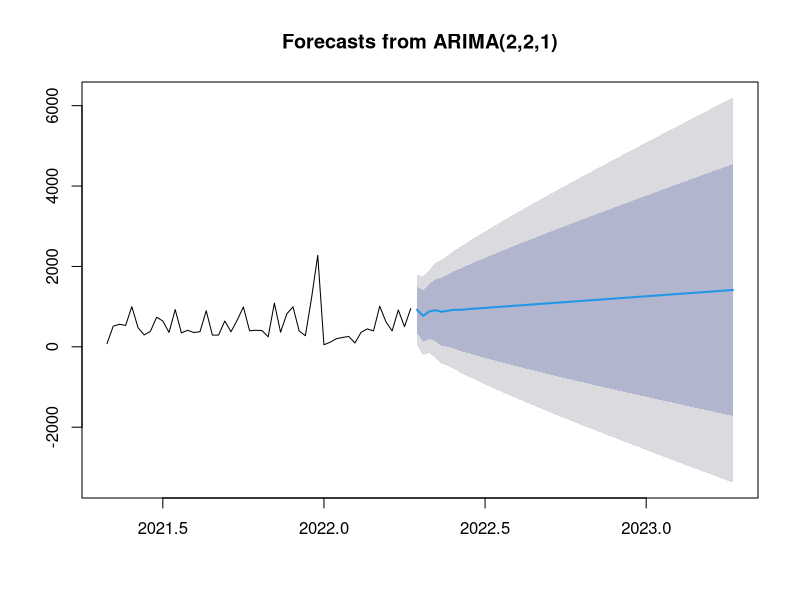
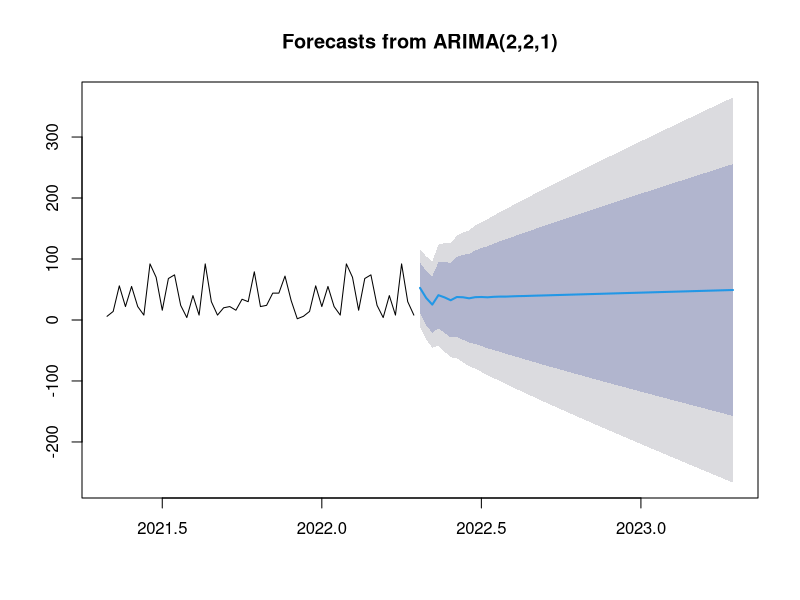
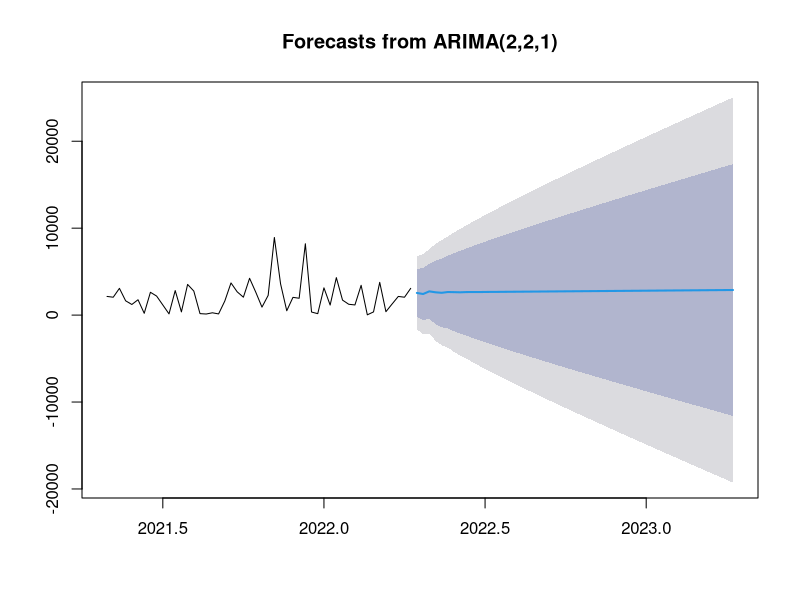
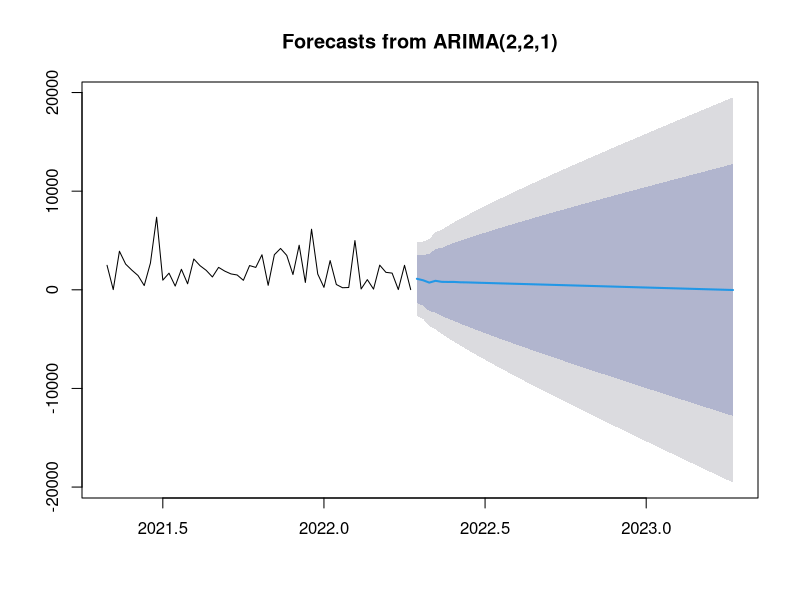
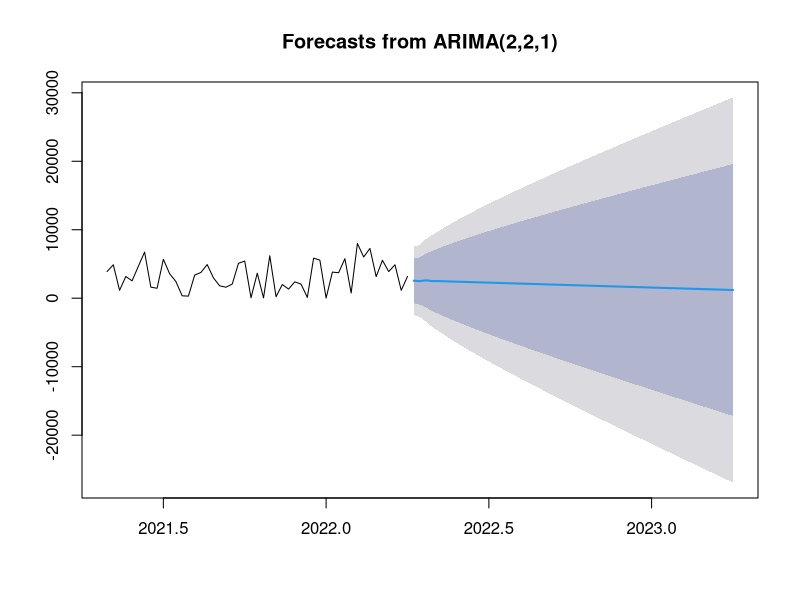
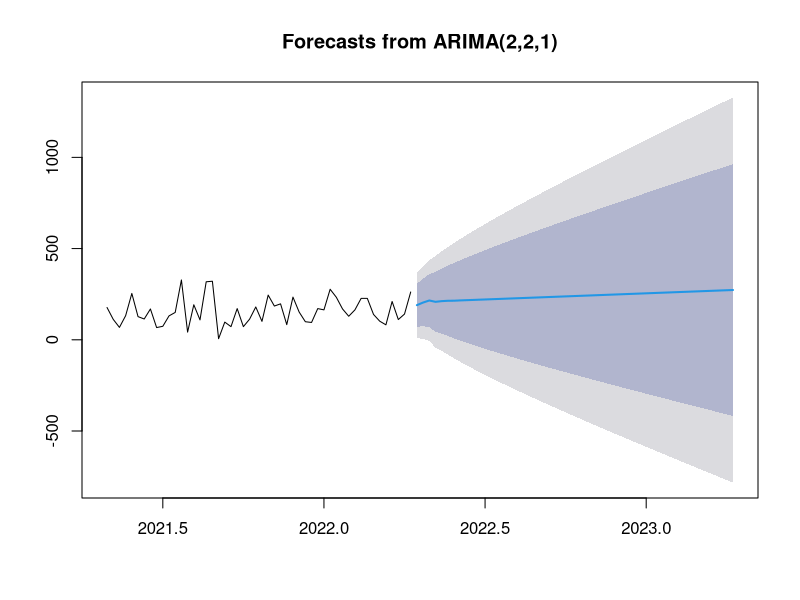
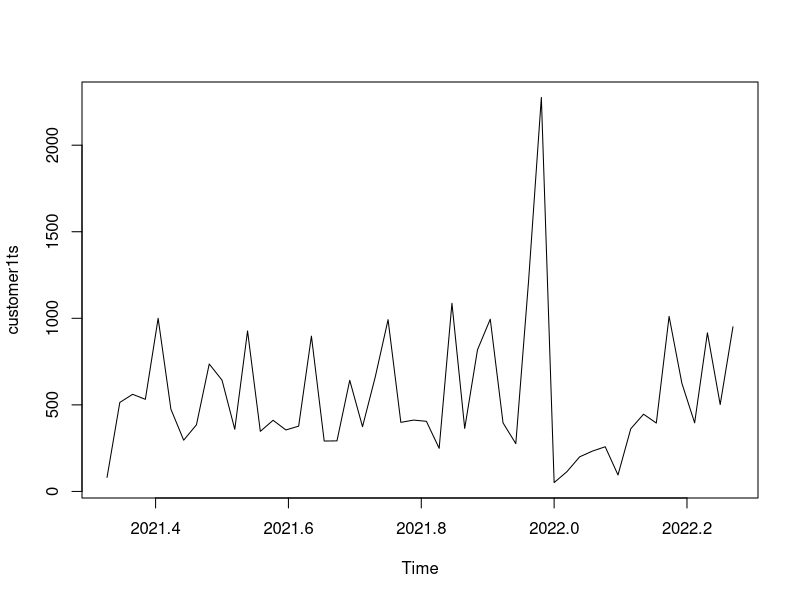
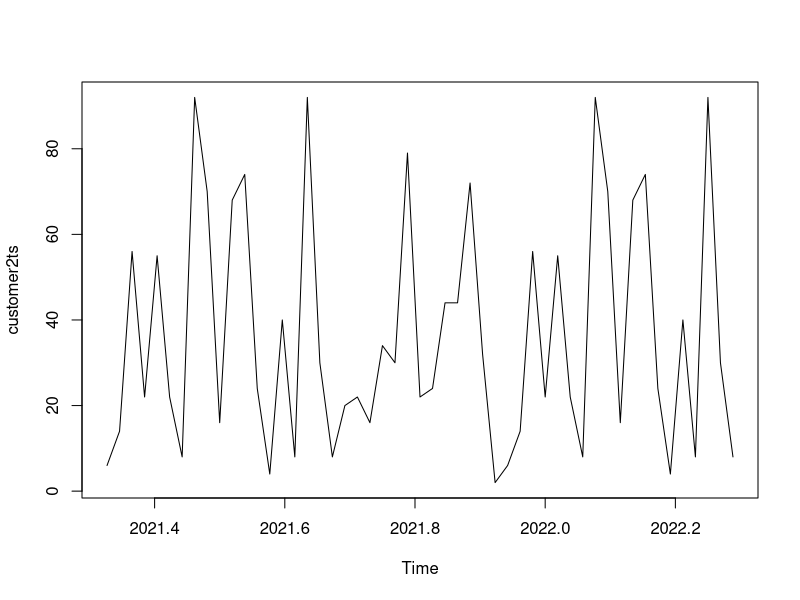

The R source for these figures, in order:
## ---- chunk 1
library(tidyverse)
library(lubridate)
forecast_data <- read_csv("ActualConsumptionForAnalysis.csv")
library(stats)
library(zoo)
library(forecast)
library(ggplot2)

## ---- chunk 2
##create customer objects

customer1 <- filter(forecast_data, Customer == "Customer 1")
customer2 <- filter(forecast_data, Customer == "Customer 2")
customer3 <- filter(forecast_data, Customer == "Customer 3")
customer4 <- filter(forecast_data, Customer == "Customer 4")
customer5 <- filter(forecast_data, Customer == "Customer 5")
customer6 <- filter(forecast_data, Customer == "Customer 6")


## ---- chunk 3
customer1$Date <- mdy(customer1$Date)
customer2$Date <- mdy(customer2$Date)
customer3$Date <- mdy(customer3$Date)
customer4$Date <- mdy(customer4$Date)
customer5$Date <- mdy(customer5$Date)
customer6$Date <- mdy(customer6$Date)
## ---- chunk 4
customer1 <- customer1 %>%
    mutate(week = week(Date),
           year  = year(Date)) %>%
    mutate(week_year = paste(week, year, sep = "-")) %>%
    select(-week,-year) %>% 
    group_by(week_year) %>%
    summarise(Quantity = sum(Quantity))

customer1ts <- ts(customer1$Quantity, frequency = 52, start = c(2021,18), end = c(2022, 15))

## ---- chunk 5
#customer2 <- customer2 %>%
#    mutate(week = week(Date),
#           year  = year(Date)) %>%
#    mutate(week_year = paste(week, year, sep = "-")) %>% 
#    group_by(week_year) %>%
#    summarise(Quantity = sum(Quantity))
## ---- chunk 6
customer2 <- customer2 %>%
    mutate(week = week(Date),
           year  = year(Date)) %>%
    mutate(week_year = paste(week, year, sep = "-")) %>%
    select(-week,-year) %>% 
    group_by(week_year) %>%
    summarise(Quantity = sum(Quantity))

customer2ts <- ts(customer2$Quantity, frequency = 52, start = c(2021,18), end = c(2022, 16))

## ---- chunk 7
customer3 <- customer3 %>%
    mutate(week = week(Date),
           year  = year(Date)) %>%
    mutate(week_year = paste(week, year, sep = "-")) %>%
    select(-week,-year) %>% 
    group_by(week_year) %>%
    summarise(Quantity = sum(Quantity))

customer3ts <- ts(customer3$Quantity, frequency = 52, start = c(2021,18), end = c(2022, 15))
## ---- chunk 8
customer4 <- customer4 %>%
    mutate(week = week(Date),
           year  = year(Date)) %>%
    mutate(week_year = paste(week, year, sep = "-")) %>%
    select(-week,-year) %>% 
    group_by(week_year) %>%
    summarise(Quantity = sum(Quantity))

customer4ts <- ts(customer4$Quantity, frequency = 52, start = c(2021,18), end = c(2022, 15))
## ---- chunk 9
customer5 <- customer5 %>%
    mutate(week = week(Date),
           year  = year(Date)) %>%
    mutate(week_year = paste(week, year, sep = "-")) %>%
    select(-week,-year) %>% 
    group_by(week_year) %>%
    summarise(Quantity = sum(Quantity))

customer5ts <- ts(customer5$Quantity, frequency = 52, start = c(2021,18), end = c(2022, 14))
## ---- chunk 10
customer6 <- customer6 %>%
    mutate(week = week(Date),
           year  = year(Date)) %>%
    mutate(week_year = paste(week, year, sep = "-")) %>%
    select(-week,-year) %>% 
    group_by(week_year) %>%
    summarise(Quantity = sum(Quantity))

customer6ts <- ts(customer6$Quantity, frequency = 52, start = c(2021,18), end = c(2022, 15))
## ---- chunk 11
#customer1 %>% 
#ggplot(aes(x = week_year, y = Quantity, group = week_year)) +
#geom_area(aes(fill = week_year), position = "stack") +
#labs(title = "Quantity Sold: Week Plot", x = "", y = "Sales",
#subtitle = "Customer1") +
#scale_y_continuous()
## ---- chunk 12



c1Arima <- arima(customer1ts,order=c(2,2,1))

c1Forecast <- forecast(c1Arima, h =52)
plot(c1Forecast)

c2Arima <- arima(customer2ts,order=c(2,2,1))

c2Forecast <- forecast(c2Arima, h =52)
plot(c2Forecast)

c3Arima <- arima(customer3ts,order=c(2,2,1))

c3Forecast <- forecast(c3Arima, h =52)
plot(c3Forecast)

c4Arima <- arima(customer4ts,order=c(2,2,1))

c4Forecast <- forecast(c4Arima, h =52)
plot(c4Forecast)

c5Arima <- arima(customer5ts,order=c(2,2,1))

c5Forecast <- forecast(c5Arima, h =52)
plot(c5Forecast)

c6Arima <- arima(customer6ts,order=c(2,2,1))

c6Forecast <- forecast(c6Arima, h =52)
plot(c6Forecast)
## ---- chunk 13
plot(customer1ts)
plot(customer2ts)
plot(customer3ts)
plot(customer4ts)
plot(customer5ts)
plot(customer6ts)

## ---- chunk 14
#regression



# add a regression line to the scatterplot
ggplot(data = customer1ts, aes(x = time(customer1ts), y = customer1ts)) +
  geom_point() +
  geom_smooth(method = "lm", se = FALSE)



# add a regression line to the scatterplot
ggplot(data = customer2ts, aes(x = time(customer2ts), y = customer2ts)) +
  geom_point() +
  geom_smooth(method = "lm", se = FALSE)



# add a regression line to the scatterplot
ggplot(data = customer3ts, aes(x = time(customer3ts), y = customer3ts)) +
  geom_point() +
  geom_smooth(method = "lm", se = FALSE)


# add a regression line to the scatterplot
ggplot(data = customer4ts, aes(x = time(customer4ts), y = customer4ts)) +
  geom_point() +
  geom_smooth(method = "lm", se = FALSE)



# add a regression line to the scatterplot
ggplot(data = customer5ts, aes(x = time(customer5ts), y = customer5ts)) +
  geom_point() +
  geom_smooth(method = "lm", se = FALSE)



# add a regression line to the scatterplot
ggplot(data = customer6ts, aes(x = time(customer6ts), y = customer6ts)) +
  geom_point() +
  geom_smooth(method = "lm", se = FALSE)


## ---- chunk 15
# use the ets() function from the forecast package to fit an ETS model to the time series
etsC1 <- ets(customer1ts)
etsC2 <- ets(customer2ts)
etsC3 <- ets(customer3ts)
etsC4 <- ets(customer4ts)
etsC5 <- ets(customer5ts)
etsC6 <- ets(customer6ts)

etsC1forecast <- forecast(etsC1, h= 12)
etsC2forecast <- forecast(etsC2, h= 12)
etsC3forecast <- forecast(etsC3, h= 12)
etsC4forecast <- forecast(etsC4, h= 12)
etsC5forecast <- forecast(etsC5, h= 12)
etsC6forecast <- forecast(etsC6, h= 12)

plot(etsC1forecast)
plot(etsC2forecast)
plot(etsC3forecast)
plot(etsC4forecast)
plot(etsC5forecast)
plot(etsC6forecast)




